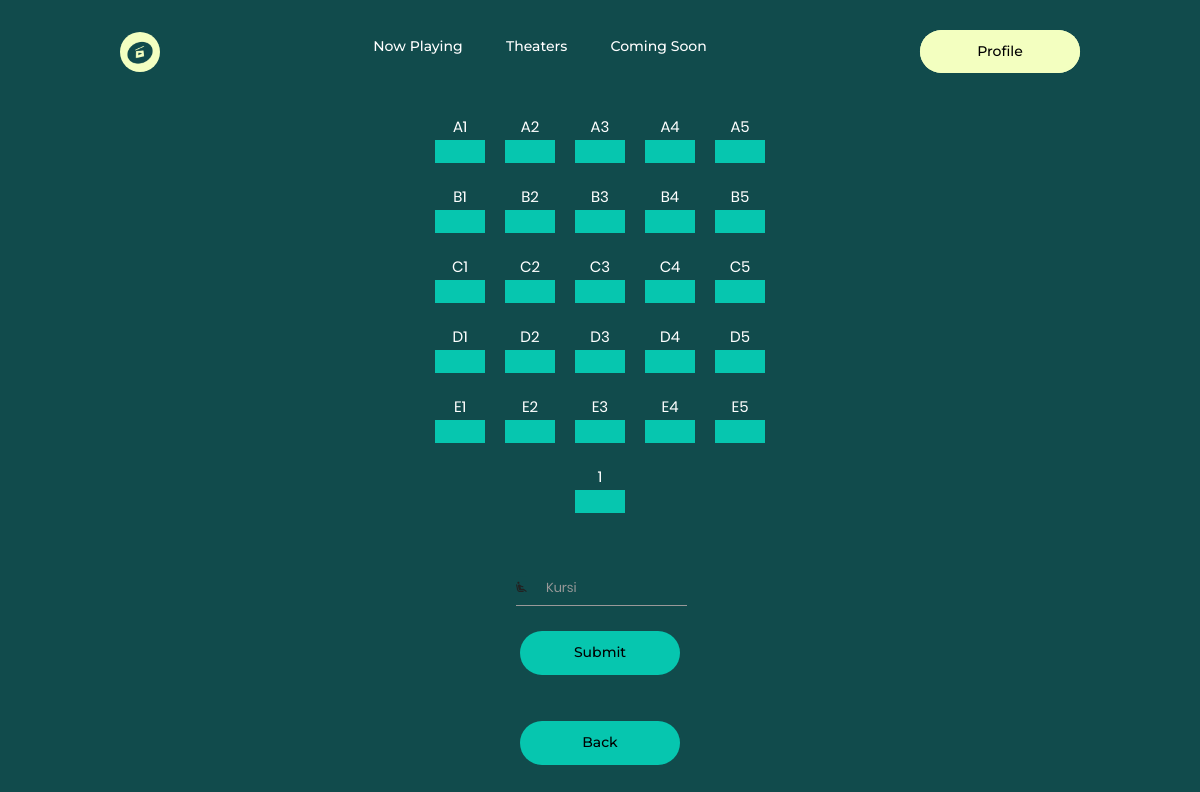
Page /index.php/booking/showPlaying?id=2&ruangan=1 on the committed database.
### tables this page shows
CREATE TABLE `kursi` (
  `id_kursi` int(11) NOT NULL,
  `index_kursi` varchar(11) NOT NULL,
  `id_ruangan` int(11) NOT NULL,
  `is_booked` tinyint(1) DEFAULT NULL
);

### application/controllers/Booking.php (called while the page is built, shortened)
<?php
class Booking extends CI_Controller {
  public function __construct()
  {
    $this->load->model('Movie_model');
    $this->load->model('Room_model');
    $this->load->model('User_model');
  }
	public function showPlaying()
  {
		$url = $this->input->get('id');
    $ruangan = $this->input->get('ruangan');
    $data['movie'] = $this->Movie_model->get_movie($url);
    $data['kursi'] = $this->Room_model->get_kursi($ruangan);
		$data['ruang'] = $this->Room_model->getSatuRuangan($ruangan);
		$data['menit'] = $this->Movie_model->hoursToMinutes($data['movie']['waktu_film']);
    $data['user'] = $this->User_model->getMyData($this->session->userdata('user_id'));
    $data['umur'] = $this->User_model->hitungUmur($this->session->userdata('user_id'));
    $this->load->view('user/inBooking', $data);
	}
}

### index.php (called while the page is built, shortened)
<?php
require_once BASEPATH.'core/CodeIgniter.php';

### application/models/Room_model.php (called while the page is built, shortened)
<?php
class Room_model extends CI_Model
{
  public function get_kursi($ruangan) {
    $this->db->select('*');
    $this->db->from('kursi');
    $this->db->where('id_ruangan', $ruangan);
    $query = $this->db->get();
    return $query->result_array();
  }
  public function getSatuRuangan($ruangan) {
    $this->db->select('*');
    $this->db->from('ruangan');
    $this->db->where('id_ruangan', $ruangan);
    $query = $this->db->get()->row_array();
		return $query;
	}
}

### application/models/Movie_model.php (called while the page is built, shortened)
<?php
class Movie_model extends CI_Model
{
  public function get_movie($id) {
    $this->db->select('*');
    $this->db->from('movies');
    $this->db->where('id_movie', $id);
    $this->db->limit(1);
    $query = $this->db->get();
    return $query->row_array();
  }
}

### application/views/user/inBooking.php (the view, shortened to what this page needs)
<!DOCTYPE html>
<html>
<head>
    <link rel="stylesheet" href="https://stackpath.bootstrapcdn.com/bootstrap/4.5.0/css/bootstrap.min.css">
    <link rel="stylesheet" href="https://maxcdn.bootstrapcdn.com/bootstrap/4.0.0/css/bootstrap.min.css">
    <link rel="stylesheet" type="text/css" href="https://maxcdn.bootstrapcdn.com/bootstrap/3.3.7/css/bootstrap.min.css">
    <link rel="stylesheet" type="text/css" href="https://maxcdn.bootstrapcdn.com/font-awesome/4.7.0/css/font-awesome.min.css">
    <link rel="stylesheet" href="https://cdnjs.cloudflare.com/ajax/libs/material-design-iconic-font/2.2.0/css/material-design-iconic-font.min.css">
    <link rel="stylesheet" href="path/to/material-design-iconic-font/css/material-design-iconic-font.min.css">
    <link rel="stylesheet" type="text/css" href="<?php echo base_url() . "assets/css/booking.css"; ?>">
    <link rel="stylesheet" type="text/css" href="<?php echo base_url() . "assets/css/now.css"; ?>">
    <link rel="stylesheet" type="text/css" href="<?php echo base_url() . "assets/css/kursi.css"; ?>">
</head>
<body>
<header>
    <a href="<?php echo site_url('dashboard')?>">
        <img class="logo" src="<?= base_url() . "/assets/images/logo.jpg"; ?>" style="border-radius: 25px;" width="40" height="35" alt="logo">
    </a>
    <nav>
        <ul class="nav_links">
            <li><a href="<?php echo site_url('booking/now') ?>">Now Playing</a></li>
            <li><a href="<?php echo site_url('booking/teater') ?>">Theaters</a></li>
            <li><a href="<?php echo site_url('booking/soon') ?>">Coming Soon</a></li>
        </ul>
    </nav>
    <li class="dropdown"><a href="<?php echo site_url('booking/ShowProfile') ?>"><button>Profile</button></a>
    </li>
</header>
    <?php
		$id = $movie['id_movie'];
    $ruangan = $movie['id_ruangan'];
		$pathToOrder = site_url() . "/booking/showBooking?id=$id&ruangan=$ruangan";
    ?>
      <div class="kotak" style="text-align: center; width: 100%;">
        <div class="satu-renteng">
          <?php
          $counter = 0;
          foreach ($kursi as $i) {
            $id_kursi = $i['id_kursi'];
            $index_kursi = $i['index_kursi'];
            if ($counter == $ruang['panjang_ruangan']) {
              $counter = 0;
              echo "<br>";
            }
            if ($i['is_booked'] == 1) {
              echo
                "<div class='box box-sudah-dipesan' onClick='errorMessage()'>
                    <p>$id_kursi</p>
                  </div>";
            } else {
              echo
                "<div class='box' onClick='ubahWarna(this)' data-value=$id_kursi>
                    <p>$index_kursi</p>
                  </div>";
            }
            $counter++;
          }
          ?>
        </div><br><br>
	<form action="<?= site_url() . "/booking/showOrderMovie"; ?>" method="POST">
        <div class="form-group" style=" margin-left:43%; color:white">
            <label for="kursi"><i class="zmdi zmdi-airline-seat-recline-extra"></i></label>
            <input style="width:25%;" type="text" name="kursi" id="tempatKursi" placeholder="Kursi" readonly required autocomplete="off"/>
        </div>
        <button type="submit" style="background-color: #06C6AF;">Submit</button>
      </form><br><br>
        <a href="<?=$pathToOrder?>"><button style="background-color: #06C6AF;">Back</button></a>
      </div>
</body>
</html>

### assets/css/booking.css (style rules this page uses)
*, *::before, *::after { margin: 0; padding: 0; }
* { box-sizing: border-box; margin: 0; padding: 0; background-color: #114B4C; list-style-type: none; }
li, a, button { font-family: "Montserrat", sans-serif; font-weight: 500; font-size: 14px; color: #ffffff; text-decoration: none; }
header { display: flex; justify-content: space-between; align-items: center; padding: 30px 10%; }
.logo { cursor: pointer; }
.nav_links { list-style: none; }
.nav_links li { display: inline-block; padding: 0px 20px; }
.nav_links li a { transition: all 0.3s ease 0s; }
button { padding: 9px 25px; background-color: rgb(243, 255, 192, 1); border: none; border-radius: 50px; cursor: pointer; transition: all 0.3s ease 0s; color: black; min-width: 160px; }
.dropdown { position: relative; display: inline-block; border-radius: 50px; background-color: #F3FFC0; }
.box { display: inline-block; margin: 10px; background-color: #06C6AF; color: #fff; height: 50px; width: 50px; text-align: center; }
.box p { text-align: center; margin: 0 auto; }

### assets/css/now.css (style rules this page uses)
* { box-sizing: border-box; margin: 0; padding: 0; background-color: #114B4C; list-style-type: none; }
li, a, button { font-family: "Montserrat", sans-serif; font-weight: 500; font-size: 14px; color: #ffffff; text-decoration: none; }
header { display: flex; justify-content: space-between; align-items: center; padding: 30px 10%; }
.logo { cursor: pointer; }
.nav_links { list-style: none; }
.nav_links li { display: inline-block; padding: 0px 20px; }
.nav_links li a { transition: all 0.3s ease 0s; }
button { padding: 9px 25px; background-color: rgb(243, 255, 192, 1); border: none; border-radius: 50px; cursor: pointer; transition: all 0.3s ease 0s; color: black; min-width: 160px; }
.dropdown { position: relative; display: inline-block; border-radius: 50px; background-color: #F3FFC0; }

### assets/css/kursi.css (style rules this page uses)
input, select, textarea { outline: none; appearance: unset !important; -moz-appearance: unset !important; -webkit-appearance: unset !important; -o-appearance: unset !important; -ms-appearance: unset !important; }
img { max-width: 100%; height: auto; }
p { margin-bottom: 0px; font-size: 15px; color: #ffffff; }
body { font-size: 13px; line-height: 1.8; color: #222; background: #f8f8f8; font-weight: 400; font-family: Poppins; }
.form-group { position: relative; margin-bottom: 25px; overflow: hidden; }
input { width: 100%; display: block; border: none; border-bottom: 1px solid #999; padding: 6px 30px; font-family: Poppins; box-sizing: border-box; }
label { position: absolute; left: 0; top: 50%; transform: translateY(-50%); -moz-transform: translateY(-50%); -webkit-transform: translateY(-50%); -o-transform: translateY(-50%); -ms-transform: translateY(-50%); color: #222; }

### rows in the picture
kursi: $id_kursi 1 (drawn), index_kursi "A1"
kursi: $id_kursi 2 (drawn), index_kursi "A2"
kursi: $id_kursi 3 (drawn), index_kursi "A3"
kursi: $id_kursi 4 (drawn), index_kursi "A4"
kursi: $id_kursi 5 (drawn), index_kursi "A5"
kursi: $id_kursi 6 (drawn), index_kursi "B1"
kursi: $id_kursi 7 (drawn), index_kursi "B2"
kursi: $id_kursi 8 (drawn), index_kursi "B3"
kursi: $id_kursi 9 (drawn), index_kursi "B4"
kursi: $id_kursi 10 (drawn), index_kursi "B5"
kursi: $id_kursi 11 (drawn), index_kursi "C1"
kursi: $id_kursi 12 (drawn), index_kursi "C2"
kursi: $id_kursi 13 (drawn), index_kursi "C3"
kursi: $id_kursi 14 (drawn), index_kursi "C4"
kursi: $id_kursi 15 (drawn), index_kursi "C5"
kursi: $id_kursi 16 (drawn), index_kursi "D1"
kursi: $id_kursi 17 (drawn), index_kursi "D2"
kursi: $id_kursi 18 (drawn), index_kursi "D3"
kursi: $id_kursi 19 (drawn), index_kursi "D4"
kursi: $id_kursi 20 (drawn), index_kursi "D5"
kursi: $id_kursi 21 (drawn), index_kursi "E1"
kursi: $id_kursi 22 (drawn), index_kursi "E2"
kursi: $id_kursi 23 (drawn), index_kursi "E3"
kursi: $id_kursi 24 (drawn), index_kursi "E4"
kursi: $id_kursi 25 (drawn), index_kursi "E5"
kursi: $id_kursi 76 (drawn), index_kursi "1"
